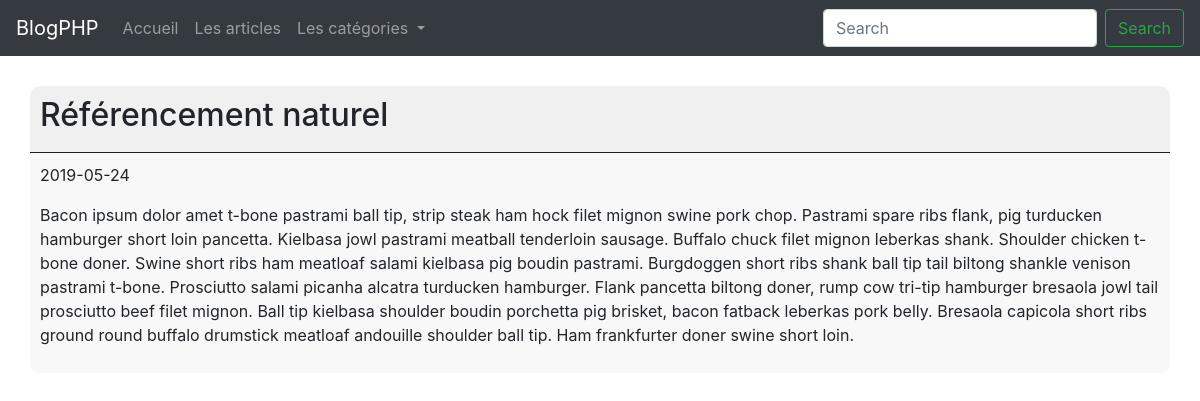
Screenshot of /article.php?id=1 with the database file from the repository.
### tables this page shows
CREATE TABLE `Article` (
  `id_article` int(11) NOT NULL,
  `titre_article` varchar(255) NOT NULL,
  `texte_article` longtext NOT NULL,
  `urlImgArticle` varchar(255) DEFAULT NULL,
  `date_article` date NOT NULL,
  `id_categorie` int(11) NOT NULL
);

### functions.php (called while the page is built)
<?php
    function getHeader(){
        include("./header.php");
    }
    function getFooter(){
        include("./footer.php");
    }
?>

### db.php (called while the page is built, shortened)
<?php
    class Db{
        private static $_conn;
        private static function getPDO(){
            self::$_conn = new PDO('mysql:host=localhost;dbname=blogPHP;charset=utf8;port=3306','phpmyadmin','root',[]);
        }
        public static function getOneArticle($id){
            $req = self::$_conn->prepare("SELECT * FROM `Article` WHERE `id_article` = :id;");
            $req->bindParam(":id", $id);
            $req->execute();
            $article = $req->fetchAll(PDO::FETCH_OBJ);
            return $article;
        }
    }

### menu.php (the view, shortened to what this page needs)
<header>
    <nav class="navbar navbar-expand-lg navbar-dark bg-dark">
        <a class="navbar-brand" href="./index.php">BlogPHP</a>
        <div class="collapse navbar-collapse" id="navbarSupportedContent">
            <ul class="navbar-nav mr-auto">
            <li class="nav-item">
                <a class="nav-link" href="./index.php">Accueil <span class="sr-only">(current)</span></a>
            </li>
            <li class="nav-item">
                <a class="nav-link" href="./articles.php">Les articles</a>
            </li>
            <li class="nav-item dropdown">
                <a class="nav-link dropdown-toggle" href="#" id="navbarDropdown" role="button" data-toggle="dropdown" aria-haspopup="true" aria-expanded="false">
                Les catégories
                </a>
            </li>
            </ul>
            <form class="form-inline my-2 my-lg-0" action="./search.php" method="POST">
            <input class="form-control mr-sm-2" name="search" type="search" placeholder="Search" aria-label="Search" required>
            <button class="btn btn-outline-success my-2 my-sm-0" type="submit">Search</button>
            </form>
        </div>
    </nav>
</header>

### article.php (shortened to what this page needs)
<?php
    require("./functions.php");
    require("./db.php");
    getHeader();
?>
        <main>
            <div class="article single">
            <?php
                $article = Db::getOneArticle($_GET[id]);
                echo '<header><h2>'.$article[0]->titre_article.'</h2></header>';
                echo '<div><p><span>'.$article[0]->date_article.'</span></p>';
                echo '<p>'.$article[0]->texte_article.'</p></div>';
            ?>
            </div>
        </main>

### css/style.css (style rules this page uses)
:root { --white: #ffffff; --darkgrey: #1f1f1f; --lightgrey: #f0f0f0; --superlightgrey: #f8f8f8; --lightblue: #b0d9ff; --superlightblue: #d6ebff; }
main { display: flex; flex-direction: row; }
.article { width: 100%; margin-top: 30px; }
.article.single { padding: 30px; }
.article header { background-color: var(--lightgrey); }
.article div { background-color: var(--superlightgrey); }
.article header, .sidebar header { background-color: var(--lightgrey); border-radius: 10px 10px 0px 0px; border-bottom: 1px solid var(--darkgrey); padding: 10px; }
.article div, .sidebar div { border-radius: 0px 0px 10px 10px; padding: 10px; }
.article:first-child { margin-top: 0px; }

### rows the page displays
article: titre_article "Référencement naturel", date_article "2019-05-24", texte_article "Bacon ipsum dolor amet t-bone pastrami ball tip, strip steak ham hock filet mignon swine pork chop. Pastrami spare ribs flank, pig turducken hamburger short loin pancetta. Kielbasa jowl pastrami meatball tenderloin sausage. Buffalo chuck filet mignon leberkas shank. Shoulder chicken t-bone doner. Swine short ribs ham meatloaf salami kielbasa pig boudin pastrami. Burgdoggen short ribs shank ball tip tail biltong shankle venison pastrami t-bone. Prosciutto salami picanha alcatra turducken hamburger. Flank pancetta biltong doner, rump cow tri-tip hamburger bresaola jowl tail prosciutto beef filet mignon. Ball tip kielbasa shoulder boudin porchetta pig brisket, bacon fatback leberkas pork…"
